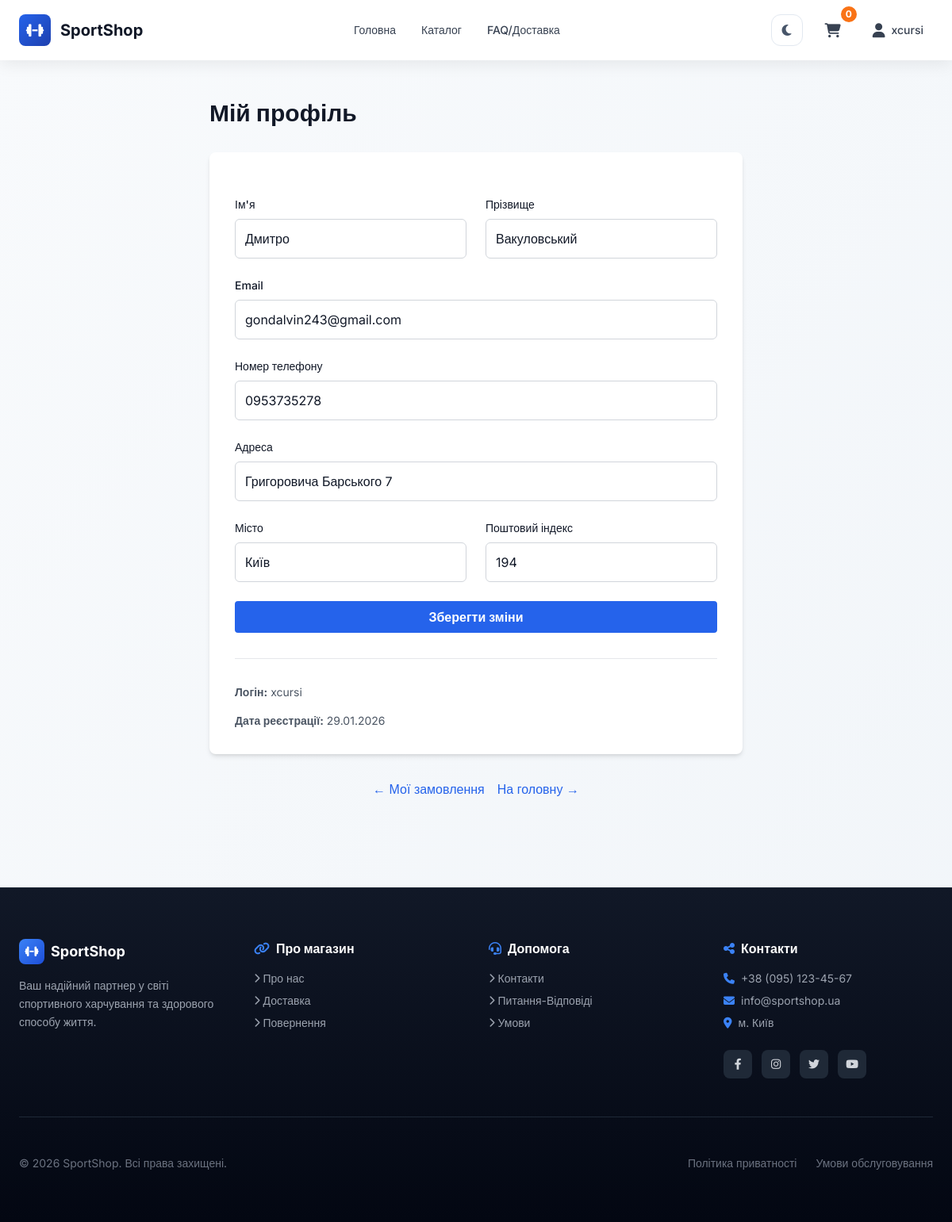
The app's page /profile/ (signed in) with its own data.
### shop/models.py (models this page shows, shortened)
class Customer(models.Model):
    username = models.CharField(max_length=150, unique=True)
    email = models.EmailField(unique=True)
    password = models.CharField(max_length=255)
    first_name = models.CharField(max_length=100, blank=True)
    last_name = models.CharField(max_length=100, blank=True)
    phone = models.CharField(max_length=20, blank=True)
    address = models.CharField(max_length=255, blank=True)
    city = models.CharField(max_length=100, blank=True)
    postal_code = models.CharField(max_length=20, blank=True)
    created_at = models.DateTimeField(auto_now_add=True)
    updated_at = models.DateTimeField(auto_now=True)
    is_active = models.BooleanField(default=True)
    is_admin = models.BooleanField(default=False, help_text='Позначте, щоб надати права адміністратора')

### shop/views.py (the view)
# urls.py: path('profile/', views.profile, name='profile'),
def profile(request):
    customer_id = request.session.get('customer_id')
    if not customer_id:
        return redirect('shop:login')
    try:
        customer = Customer.objects.get(id=customer_id)
    except Customer.DoesNotExist:
        return redirect('shop:login')
    if request.method == 'POST':
        form = ProfileForm(request.POST, instance=customer)
        if form.is_valid():
            form.save()
            return render(request, 'shop/profile.html', {
                'form': form,
                'customer': customer,
                'success': 'Профіль успішно оновлений!'
            })
    else:
        form = ProfileForm(instance=customer)
    return render(request, 'shop/profile.html', {
        'form': form,
        'customer': customer
    })

### shop/context_processors.py (called while the page is built)
def cart_count(request):
    cart = request.session.get('cart', {})
    total_count = 0
    for quantity in cart.values():
        try:
            total_count += int(quantity)
        except (TypeError, ValueError):
            continue
    return {'cart_count': total_count}

### shop/templates/shop/profile.html (shortened to what this page needs)
{% extends 'shop/base.html' %}
{% load static %}
{% block content %}
<div class="profile-page max-w-2xl mx-auto">
    <h1 class="text-3xl font-bold mb-8">Мій профіль</h1>
    <div class="bg-white rounded-lg shadow-md p-8">
        <form method="POST" class="space-y-6">
            <div class="grid grid-cols-1 md:grid-cols-2 gap-6">
                <div>
                    <label for="{{ form.first_name.id_for_label }}" class="block text-sm font-medium mb-2">Ім'я</label>
                    {{ form.first_name }}
                </div>
                <div>
                    <label for="{{ form.last_name.id_for_label }}" class="block text-sm font-medium mb-2">Прізвище</label>
                    {{ form.last_name }}
                </div>
            </div>
            <div>
                <label for="{{ form.email.id_for_label }}" class="block text-sm font-medium mb-2">Email</label>
                {{ form.email }}
            </div>
            <div>
                <label for="{{ form.phone.id_for_label }}" class="block text-sm font-medium mb-2">Номер телефону</label>
                {{ form.phone }}
            </div>
            <div>
                <label for="{{ form.address.id_for_label }}" class="block text-sm font-medium mb-2">Адреса</label>
                {{ form.address }}
            </div>
            <div class="grid grid-cols-1 md:grid-cols-2 gap-6">
                <div>
                    <label for="{{ form.city.id_for_label }}" class="block text-sm font-medium mb-2">Місто</label>
                    {{ form.city }}
                </div>
                <div>
                    <label for="{{ form.postal_code.id_for_label }}" class="block text-sm font-medium mb-2">Поштовий індекс</label>
                    {{ form.postal_code }}
                </div>
            </div>
            <button type="submit" class="w-full bg-blue-600 text-white font-semibold py-2 rounded hover:bg-blue-700 transition">
                Зберегти зміни
            </button>
        </form>
        <div class="mt-8 pt-8 border-t">
            <p class="text-gray-600 text-sm mb-4">
                <strong>Логін:</strong> {{ customer.username }}
            </p>
            <p class="text-gray-600 text-sm">
                <strong>Дата реєстрації:</strong> {{ customer.created_at|date:"d.m.Y" }}
            </p>
        </div>
    </div>
    <div class="mt-8 flex gap-4 justify-center">
        <a href="{% url 'shop:orders' %}" class="text-blue-600 hover:underline">← Мої замовлення</a>
        <a href="{% url 'shop:home' %}" class="text-blue-600 hover:underline">На головну →</a>
    </div>
</div>
{% endblock %}

### shop/templates/shop/base.html (shortened to what this page needs)
{% load static %}
<!DOCTYPE html>
<html lang="uk">
<head>
    <script src="https://cdn.tailwindcss.com"></script>
    <link rel="stylesheet" href="https://cdnjs.cloudflare.com/ajax/libs/font-awesome/6.4.0/css/all.min.css">
    <link rel="stylesheet" href="{% static 'shop/style.css' %}">
</head>
<body class="min-h-screen flex flex-col bg-gradient-to-br from-slate-50 to-slate-100 text-gray-900">
<header class="bg-white header-shadow sticky top-0 z-30 transition-shadow">
    <div class="max-w-7xl mx-auto px-4 sm:px-6 py-3 sm:py-4 flex justify-between items-center">
        <a href="{% url 'shop:home' %}" class="flex items-center gap-3 group">
            <div class="w-10 h-10 bg-gradient-to-br from-blue-600 to-blue-800 rounded-lg flex items-center justify-center text-white font-bold text-lg group-hover:shadow-lg transition-shadow">
                <i class="fas fa-dumbbell"></i>
            </div>
            <span class="text-xl font-bold text-gray-900 hidden sm:inline group-hover:text-blue-600 transition">SportShop</span>
        </a>
        <nav class="hidden md:flex gap-8 text-sm font-medium">
            <a href="{% url 'shop:home' %}" class="text-gray-700 hover:text-blue-600 transition relative group">
                <span>Головна</span>
            </a>
            <a href="{% url 'shop:catalog' %}" class="text-gray-700 hover:text-blue-600 transition relative group">
                <span>Каталог</span>
            </a>
            <a href="{% url 'shop:delivery' %}" class="text-gray-700 hover:text-blue-600 transition relative group">
                <span>FAQ/Доставка</span>
            </a>
        </nav>
        <div class="flex gap-2 sm:gap-4 items-center">
            <button type="button" class="theme-toggle" data-theme-toggle aria-label="Змінити тему" title="Змінити тему">
                <i class="fas fa-moon" data-theme-icon></i>
            </button>
            <a href="{% url 'shop:cart' %}" class="relative group px-3 py-2 rounded-lg hover:bg-gray-100 transition" data-cart-icon>
                <i class="fas fa-shopping-cart text-lg text-gray-700 group-hover:text-blue-600"></i>
                <span data-cart-count class="absolute -top-2 -right-2 bg-orange-500 text-white text-xs font-bold rounded-full w-5 h-5 flex items-center justify-center">{{ cart_count|default:0 }}</span>
            </a>
            {% if request.session.customer_id %}
                <div class="relative">
                    <button class="dropdown-toggle flex items-center gap-2 px-3 py-2 rounded-lg hover:bg-gray-100 transition text-gray-700 hover:text-blue-600" title="Профіль">
                        <i class="fas fa-user text-lg"></i>
                        <span class="hidden sm:inline text-sm font-medium">{{ request.session.customer_username }}</span>
                    </button>
                </div>
            {% endif %}
        </div>
    </div>
</header>
<main class="flex-1 w-full max-w-7xl mx-auto px-4 sm:px-6 py-8 sm:py-12">
    {% block content %}{% endblock %}
</main>
<footer class="bg-gradient-to-b from-gray-900 to-gray-950 text-gray-300 mt-16 border-t border-gray-800">
    <div class="max-w-7xl mx-auto px-4 sm:px-6 py-12 sm:py-16">
        <div class="grid grid-cols-1 sm:grid-cols-2 lg:grid-cols-4 gap-8 mb-12 pb-12 border-b border-gray-800">
            <div class="fade-in-up">
                <div class="flex items-center gap-2 mb-4">
                    <div class="w-8 h-8 bg-gradient-to-br from-blue-500 to-blue-700 rounded-lg flex items-center justify-center text-white font-bold">
                        <i class="fas fa-dumbbell text-sm"></i>
                    </div>
                    <h3 class="font-bold text-white text-lg">SportShop</h3>
                </div>
                <p class="text-sm text-gray-400 leading-relaxed">
                    Ваш надійний партнер у світі спортивного харчування та здорового способу життя.
                </p>
            </div>
            <div class="fade-in-up">
                <h4 class="font-bold text-white mb-4 flex items-center gap-2">
                    <i class="fas fa-link text-blue-500"></i> Про магазин
                </h4>
                <ul class="space-y-2 text-sm">
                    <li><a href="#" class="text-gray-400 hover:text-blue-400 transition flex items-center gap-1">
                        <i class="fas fa-chevron-right text-xs"></i> Про нас
                    </a></li>
                    <li><a href="{% url 'shop:delivery' %}" class="text-gray-400 hover:text-blue-400 transition flex items-center gap-1">
                        <i class="fas fa-chevron-right text-xs"></i> Доставка
                    </a></li>
                    <li><a href="#" class="text-gray-400 hover:text-blue-400 transition flex items-center gap-1">
                        <i class="fas fa-chevron-right text-xs"></i> Повернення
                    </a></li>
                </ul>
            </div>
            <div class="fade-in-up">
                <h4 class="font-bold text-white mb-4 flex items-center gap-2">
                    <i class="fas fa-headset text-blue-500"></i> Допомога
                </h4>
                <ul class="space-y-2 text-sm">
                    <li><a href="#" class="text-gray-400 hover:text-blue-400 transition flex items-center gap-1">
                        <i class="fas fa-chevron-right text-xs"></i> Контакти
                    </a></li>
                    <li><a href="#" class="text-gray-400 hover:text-blue-400 transition flex items-center gap-1">
                        <i class="fas fa-chevron-right text-xs"></i> Питання-Відповіді
                    </a></li>
                    <li><a href="#" class="text-gray-400 hover:text-blue-400 transition flex items-center gap-1">
                        <i class="fas fa-chevron-right text-xs"></i> Умови
                    </a></li>
                </ul>
            </div>
            <div class="fade-in-up">
                <h4 class="font-bold text-white mb-4 flex items-center gap-2">
                    <i class="fas fa-share-nodes text-blue-500"></i> Контакти
                </h4>
                <ul class="space-y-2 text-sm mb-6">
                    <li class="flex items-center gap-2 text-gray-400">
                        <i class="fas fa-phone text-blue-500"></i> +38 (095) 123-45-67
                    </li>
                    <li class="flex items-center gap-2 text-gray-400">
                        <i class="fas fa-envelope text-blue-500"></i> info@sportshop.ua
                    </li>
                    <li class="flex items-center gap-2 text-gray-400">
                        <i class="fas fa-map-marker-alt text-blue-500"></i> м. Київ
                    </li>
                </ul>
                <div class="flex gap-3">
                    <a href="#" class="w-9 h-9 rounded-lg bg-gray-800 hover:bg-blue-600 flex items-center justify-center transition transform hover:scale-110" title="Facebook">
                        <i class="fab fa-facebook-f text-sm"></i>
                    </a>
                    <a href="#" class="w-9 h-9 rounded-lg bg-gray-800 hover:bg-pink-600 flex items-center justify-center transition transform hover:scale-110" title="Instagram">
                        <i class="fab fa-instagram text-sm"></i>
                    </a>
                    <a href="#" class="w-9 h-9 rounded-lg bg-gray-800 hover:bg-blue-500 flex items-center justify-center transition transform hover:scale-110" title="Twitter">
                        <i class="fab fa-twitter text-sm"></i>
                    </a>
                    <a href="#" class="w-9 h-9 rounded-lg bg-gray-800 hover:bg-red-600 flex items-center justify-center transition transform hover:scale-110" title="YouTube">
                        <i class="fab fa-youtube text-sm"></i>
                    </a>
                </div>
            </div>
        </div>
        <div class="flex flex-col sm:flex-row justify-between items-center gap-4">
            <p class="text-sm text-gray-500">© 2026 SportShop. Всі права захищені.</p>
            <div class="flex gap-6 text-sm text-gray-500">
                <a href="#" class="hover:text-blue-400 transition">Політика приватності</a>
                <a href="#" class="hover:text-blue-400 transition">Умови обслуговування</a>
            </div>
        </div>
    </div>
</footer>
</body>
</html>

### shop/static/shop/style.css (style rules this page uses)
.theme-toggle { width: 40px; height: 40px; border-radius: 0.75rem; border: 1px solid #e2e8f0; background: #ffffff; color: #475569; display: inline-flex; align-items: center; justify-content: center; transition: all 0.2s ease; }
body { font-family: 'Inter', sans-serif; }
.header-shadow { box-shadow: 0 4px 20px rgba(0, 0, 0, 0.08); }
.profile-page input[type="text"], .profile-page input[type="email"] { width: 100%; padding: 0.75rem; border: 1px solid #d1d5db; border-radius: 0.375rem; font-size: 1rem; }

### records on screen
Customer: session.customer_username "xcursi", first_name "Дмитро", last_name "Вакуловський", email "gondalvin243@gmail.com", phone "0953735278", address "Григоровича Барського 7", city "Київ", postal_code "194", username "xcursi", created_at "29.01.2026"

### other values on screen
{{ cart_count|default:0 }} "0"
